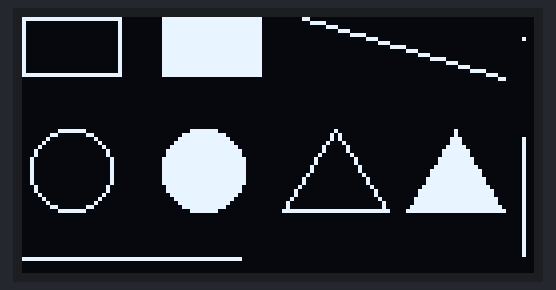
A sketch run on a simulated Arduino Uno, built with avr-gcc and run on an emulated ATmega328P. Shown: 128×64 one-colour display.

Above: at 0.1 s.

The sketch:

1.3inch_oled_Geometricalshape.ino
```cpp
#include <Wire.h>
#include <Adafruit_GFX.h>
#include <Adafruit_SH110X.h>

Adafruit_SH1106G display(128, 64, &Wire, -1);

void setup()
{
  Wire.begin();
  display.begin(0x3C, true);

  display.clearDisplay();
  // Rectangle
  // drawRect(StartX, StartY, Width, Height, Color)
  //==================================================
  display.drawRect(0, 0, 25, 15, SH110X_WHITE);
  //  Filled Rectangle
  // fillRect(StartX, StartY, Width, Height, Color)
  //==================================================
  display.fillRect(35, 0, 25, 15, SH110X_WHITE);
  // Line
  // drawLine(StartX, StartY, EndX, EndY, Color)
  //==================================================
  display.drawLine(70, 0, 120, 15, SH110X_WHITE);
  // Single Pixel
  // drawPixel(X, Y, Color)
  //==================================================
  display.drawPixel(125, 5, SH110X_WHITE);
  //  Circle
  // drawCircle(CenterX, CenterY, Radius, Color)
  //==================================================
  display.drawCircle(12, 38, 10, SH110X_WHITE);
  //  Filled Circle
  // fillCircle(CenterX, CenterY, Radius, Color)
  //==================================================
  display.fillCircle(45, 38, 10, SH110X_WHITE);
  //  Outline Triangle
  // drawTriangle(x0,y0,x1,y1,x2,y2,Color)
  //==================================================
  display.drawTriangle(78, 28, 65, 48, 91, 48, SH110X_WHITE);
  // Filled Triangle
  // fillTriangle(x0,y0,x1,y1,x2,y2,Color)
  //==================================================
  display.fillTriangle(108, 28, 96, 48, 120, 48, SH110X_WHITE);
  //  Horizontal Line
  // drawFastHLine(StartX, StartY, Width, Color)
  //==================================================
  display.drawFastHLine(0, 60, 55, SH110X_WHITE);
  // drawFastVLine(StartX, StartY, Height, Color)
  //==================================================
  display.drawFastVLine(125, 30, 30, SH110X_WHITE);

  // Send graphics to OLED
  display.display();
}

void loop()
{
}
```
